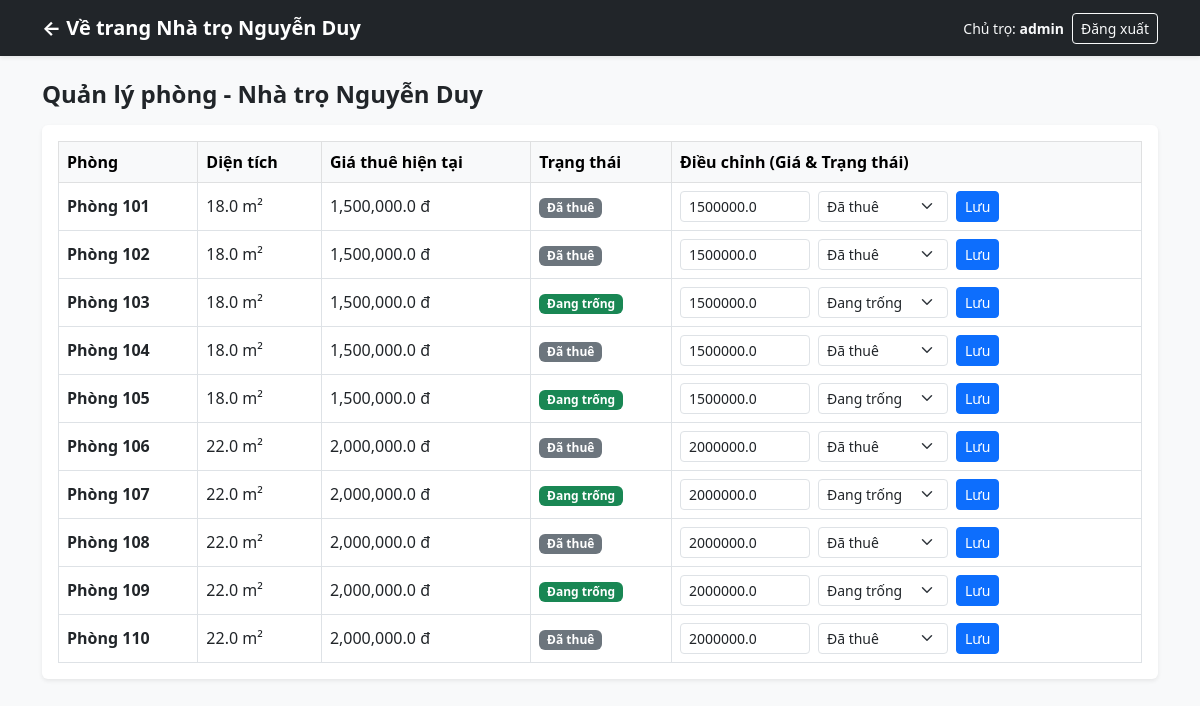
The app's page /quan-ly (signed in) with its own data.
### tables this page shows
CREATE TABLE CoSo (
            Id INTEGER PRIMARY KEY AUTOINCREMENT,
            Slug TEXT,
            TenCoSo TEXT,
            ChuTroId INTEGER,
            DiaChi TEXT,
            KhuVuc TEXT,
            GiaDien REAL,
            GiaNuoc REAL,
            HoatDong INTEGER
        );

CREATE TABLE Phong (
            Id INTEGER PRIMARY KEY AUTOINCREMENT,
            CoSoId INTEGER,
            SoPhong TEXT,
            DienTich REAL,
            GiaThue REAL,
            TrangThai TEXT,
            MoTa TEXT
        );

### app.py (the view)
@app.route('/quan-ly')
@manager_required
def quan_ly():
    coso, phongs = get_coso_data()
    return render_template('quan_ly.html', coso=coso, phongs=phongs)

### app.py (called while the page is built)
def is_manager():
    return session.get('role') in ('admin', 'chutro')

def manager_required(f):
    @wraps(f)
    def decorated_function(*args, **kwargs):
        if not session.get('user'):
            flash('Vui lòng đăng nhập bằng tài khoản chủ trọ hoặc admin!', 'warning')
            return redirect(url_for('index'))
        if not is_manager():
            flash('Chỉ tài khoản chủ trọ hoặc admin mới được vào Quản lý cơ sở!', 'danger')
            return redirect(url_for('index'))
        return f(*args, **kwargs)
    return decorated_function

@app.context_processor
def inject_auth_info():
    return {
        'current_user': session.get('user'),
        'current_role': session.get('role'),
        'can_manage': is_manager()
    }

### db.py (called while the page is built)
def get_db_connection():
    conn = sqlite3.connect(DB_PATH)
    conn.row_factory = sqlite3.Row  # Giúp truy xuất cột dạng từ điển
    return conn

### templates/quan_ly.html (shortened to what this page needs)
<!DOCTYPE html>
<html lang="vi">
<head>
  <link href="https://cdn.jsdelivr.net/npm/bootstrap@5.3.0/dist/css/bootstrap.min.css" rel="stylesheet">
</head>
<body class="bg-light">
  <nav class="navbar navbar-dark bg-dark shadow-sm">
    <div class="container">
      <a class="navbar-brand fw-bold" href="{{ url_for('index') }}">← Về trang {{ coso.TenCoSo }}</a>
      <div class="d-flex align-items-center gap-2">
        <span class="text-light small">Chủ trọ: <b>{{ current_user }}</b></span>
        <a href="{{ url_for('logout') }}" class="btn btn-outline-light btn-sm">Đăng xuất</a>
      </div>
    </div>
  </nav>
  <div class="container py-4">
    <h4 class="fw-bold mb-3">Quản lý phòng - {{ coso.TenCoSo }}</h4>
    <div class="card shadow-sm border-0">
      <div class="card-body table-responsive">
        <table class="table table-bordered align-middle mb-0">
          <thead class="table-light">
            <tr>
              <th>Phòng</th>
              <th>Diện tích</th>
              <th>Giá thuê hiện tại</th>
              <th>Trạng thái</th>
              <th>Điều chỉnh (Giá & Trạng thái)</th>
            </tr>
          </thead>
          <tbody>
            {% for p in phongs %}
            <tr>
              <td class="fw-bold">{{ p.SoPhong }}</td>
              <td>{{ p.DienTich }} m²</td>
              <td>{{ "{:,}".format(p.GiaThue) }} đ</td>
              <td>
                {% if p.TrangThai == 'Trong' %}
                  <span class="badge bg-success">Đang trống</span>
                {% else %}
                  <span class="badge bg-secondary">Đã thuê</span>
                {% endif %}
              </td>
              <td>
                <form action="{{ url_for('cap_nhat_phong', phong_id=p.Id) }}" method="POST" class="d-flex flex-wrap gap-2 align-items-center m-0">
                  <input type="number" name="gia_thue" value="{{ p.GiaThue }}" class="form-control form-control-sm" style="width: 130px;" step="50000" required>
                  <select name="trang_thai" class="form-select form-select-sm" style="width: 130px;">
                    <option value="Trong" {{ 'selected' if p.TrangThai == 'Trong' else '' }}>Đang trống</option>
                    <option value="DaThue" {{ 'selected' if p.TrangThai == 'DaThue' else '' }}>Đã thuê</option>
                  </select>
                  <button type="submit" class="btn btn-primary btn-sm">Lưu</button>
                </form>
              </td>
            </tr>
            {% endfor %}
          </tbody>
        </table>
      </div>
    </div>
  </div>
</body>
</html>

### records on screen
CoSo: TenCoSo "Nhà trọ Nguyễn Duy"
Phong: SoPhong "Phòng 101", DienTich "18.0", GiaThue "1,500,000.0", TrangThai "Đã thuê", gia_thue "1500000.0"
Phong: SoPhong "Phòng 102", DienTich "18.0", GiaThue "1,500,000.0", TrangThai "Đã thuê", gia_thue "1500000.0"
Phong: SoPhong "Phòng 103", DienTich "18.0", GiaThue "1,500,000.0", TrangThai "Đang trống", gia_thue "1500000.0"
Phong: SoPhong "Phòng 104", DienTich "18.0", GiaThue "1,500,000.0", TrangThai "Đã thuê", gia_thue "1500000.0"
Phong: SoPhong "Phòng 105", DienTich "18.0", GiaThue "1,500,000.0", TrangThai "Đang trống", gia_thue "1500000.0"
Phong: SoPhong "Phòng 106", DienTich "22.0", GiaThue "2,000,000.0", TrangThai "Đã thuê", gia_thue "2000000.0"
Phong: SoPhong "Phòng 107", DienTich "22.0", GiaThue "2,000,000.0", TrangThai "Đang trống", gia_thue "2000000.0"
Phong: SoPhong "Phòng 108", DienTich "22.0", GiaThue "2,000,000.0", TrangThai "Đã thuê", gia_thue "2000000.0"
Phong: SoPhong "Phòng 109", DienTich "22.0", GiaThue "2,000,000.0", TrangThai "Đang trống", gia_thue "2000000.0"
Phong: SoPhong "Phòng 110", DienTich "22.0", GiaThue "2,000,000.0", TrangThai "Đã thuê", gia_thue "2000000.0"

### other values on screen
{{ current_user }} "admin"
